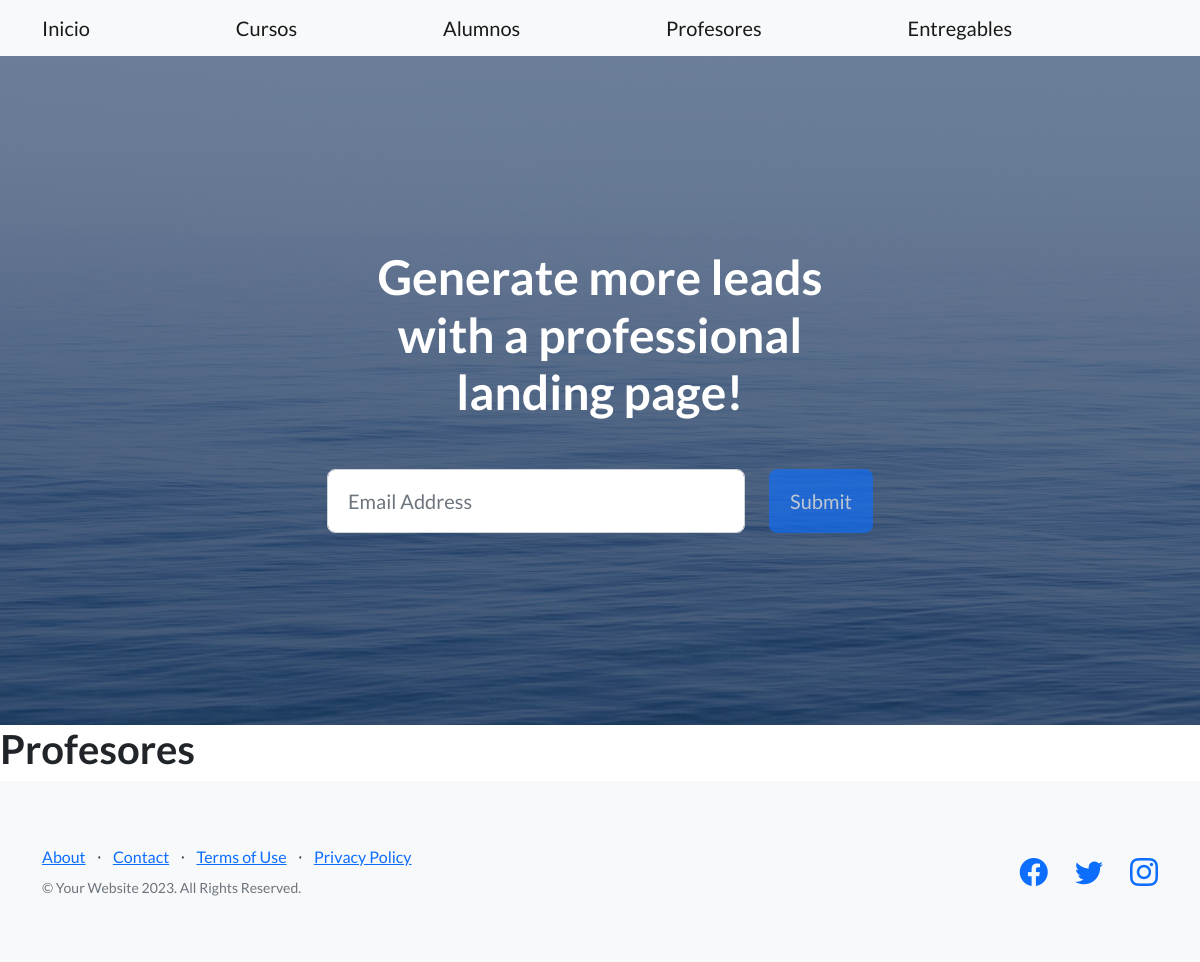
Page /leerProfesores/ on the earlier database version.
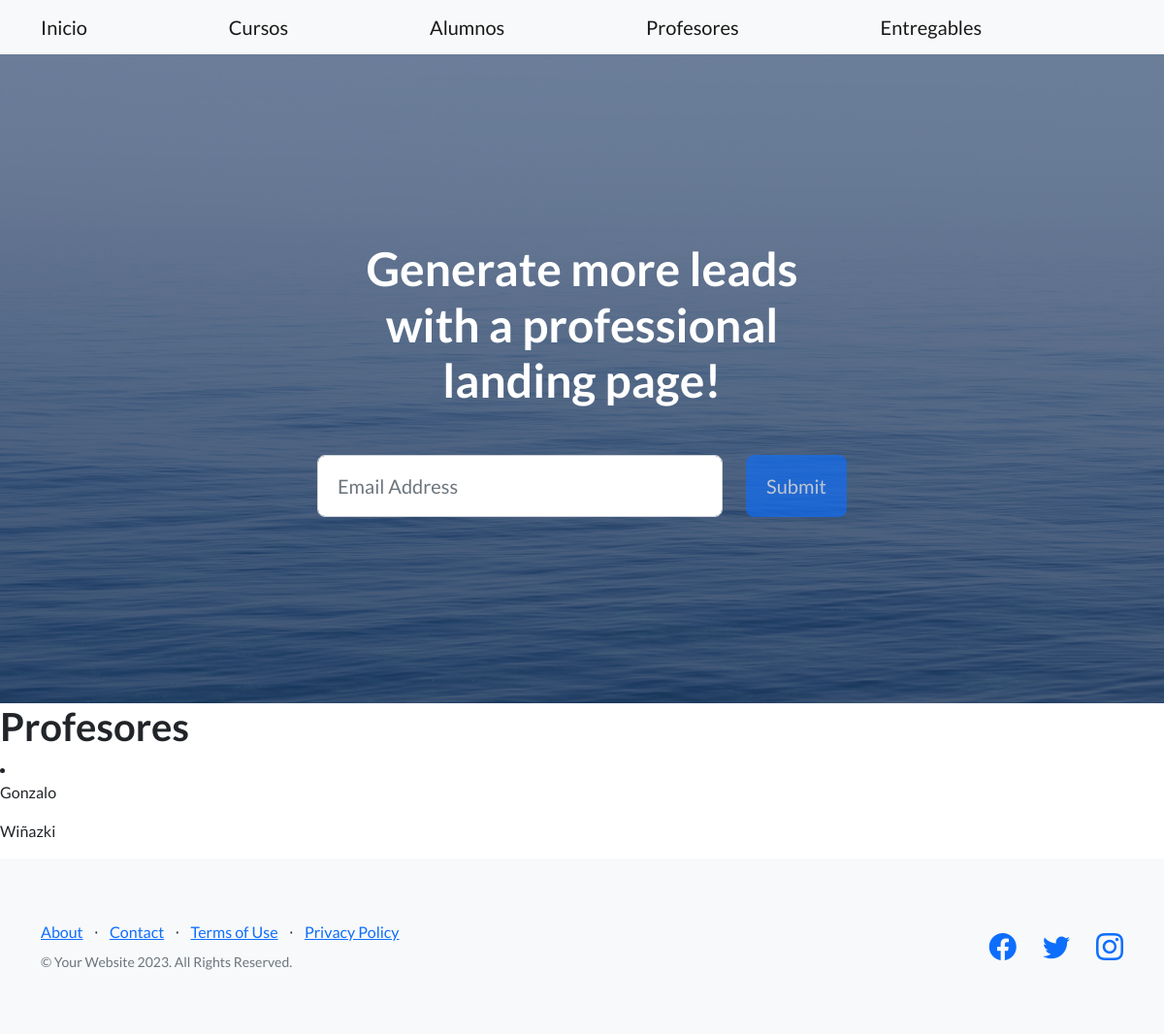
Same page on the later database version.
### appcoder/models.py (models this page shows, shortened)
class Profesor(models.Model):
    nombre = models.CharField(max_length=30)
    apellido = models.CharField(max_length=30)
    email = models.EmailField()
    profesion = models.CharField(max_length=40)

### appcoder/views.py (the view)
# urls.py: path('leerProfesores/',leerProfesores,name="LeerProfesores"),
def leerProfesores(request):
    profesores = Profesor.objects.all()
    return render(request,"appcoder/leerProfesores.html",{"profesores": profesores})

### appcoder/templates/appcoder/leerProfesores.html
{%extends "appcoder/base.html"%} {% block titulo %} Leer profesores{%endblock %}
{% block contenidoCambiante %}
<h1>Profesores</h1>
{% for profesor in profesores %}
<li>
  <p>{{profesor.nombre}}</p>
  <p>{{profesor.apellido}}</p>
</li>
{% endfor %} {% endblock %}

Differences in the rows shown:
added Profesor: nombre "Gonzalo", apellido "Wiñazki"
